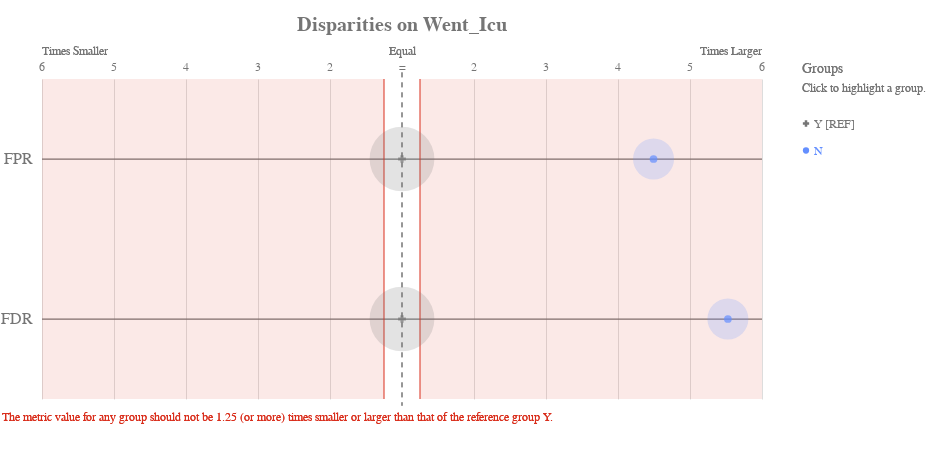

Notebook code cell kept with this figure:
### Markdown cell above
### Check for disparities in Race

### Code cell
ap.disparity(bdf, metrics, 'went_icu', fairness_threshold = disparity_tolerance)

### Figure 1 — Vega-Lite specification as saved in the notebook (floating-point values rounded to 4 significant figures)
{"config": {"view": {"continuousWidth": 400, "continuousHeight": 300, "strokeWidth": 0}, "axisLeft": {"labelColor": "rgb(117,117,117)", "labelFont": "Arial", "labelFontSize": 16}, "title": {"align": "center", "baseline": "middle", "color": "rgb(117,117,117)", "font": "Arial", "fontSize": 20, "fontWeight": "bold"}}, "layer": [{"data": {"name": "data-b99f23ab6ee1638b346826410c7886da"}, "mark": {"type": "rule", "stroke": "rgb(117,117,117)", "strokeWidth": 1.25, "tooltip": ""}, "encoding": {"x": {"type": "quantitative", "field": "x", "scale": {"domain": [-5, 5], "range": [40.0, 760.0]}}, "x2": {"field": "x2"}, "y": {"type": "nominal", "axis": {"domain": false, "labelAngle": 0, "labelPadding": -30, "orient": "left", "ticks": false, "title": ""}, "field": "metric", "scale": {"domain": ["FPR", "FDR"], "range": [40.0, 360.0]}}}}, {"data": {"name": "data-79dd248bdaa0ea02c535240e8ad022c8"}, "mark": {"type": "rule", "stroke": "rgb(117,117,117)", "strokeDash": [5, 5], "strokeWidth": 1}, "encoding": {"tooltip": {"value": "Y [REF]"}, "x": {"value": 400.0}, "y": {"value": 33.33}, "y2": {"value": 366.7}}}, {"data": {"name": "data-2d710c249995d4113e43f1b0602e5d1e"}, "mark": {"type": "text", "align": "center", "color": "rgb(117,117,117)", "font": "Arial", "fontSize": 12, "fontWeight": "normal", "tooltip": ""}, "encoding": {"text": {"type": "nominal", "field": "label"}, "x": {"type": "quantitative", "field": "value", "scale": {"domain": [-5, 5], "range": [40.0, 760.0]}}, "y": {"value": 28.0}}}, {"layer": [{"mark": {"type": "text", "align": "left", "fill": "rgb(117,117,117)", "font": "Arial", "fontSize": 12, "fontWeight": "normal", "tooltip": ""}, "encoding": {"text": {"value": "Times Smaller"}, "x": {"value": 40.0}, "y": {"value": 12.0}}}, {"mark": {"type": "text", "align": "right", "fill": "rgb(117,117,117)", "font": "Arial", "fontSize": 12, "fontWeight": "normal", "tooltip": ""}, "encoding": {"text": {"value": "Times Larger"}, "x": {"value": 760.0}, "y": {"value": 12.0}}}, {"mark": {"type": "text", "align": "center", "fill": "rgb(117,117,117)", "font": "Arial", "fontSize": 12, "fontWeight": "normal", "tooltip": ""}, "encoding": {"text": {"value": "Equal"}, "x": {"value": 400.0}, "y": {"value": 12.0}}}], "data": {"name": "data-79dd248bdaa0ea02c535240e8ad022c8"}}, {"layer": [{"mark": {"type": "rule", "opacity": 0.8, "stroke": "rgb(217, 46, 28)", "strokeWidth": 1.25, "tooltip": ""}, "encoding": {"x": {"type": "quantitative", "field": "min", "scale": {"domain": [-5, 5], "range": [40.0, 760.0]}}, "y": {"value": 40.0}, "y2": {"value": 360.0}}}, {"mark": {"type": "rule", "opacity": 0.8, "stroke": "rgb(217, 46, 28)", "strokeWidth": 1.25, "tooltip": ""}, "encoding": {"x": {"type": "quantitative", "field": "max", "scale": {"domain": [-5, 5], "range": [40.0, 760.0]}}, "y": {"value": 40.0}, "y2": {"value": 360.0}}}, {"layer": [{"mark": {"type": "rect", "fill": "rgb(217, 46, 28)", "opacity": 0.1, "tooltip": ""}, "encoding": {"x": {"type": "quantitative", "field": "min", "scale": {"domain": [-5, 5], "range": [40.0, 760.0]}}, "x2": {"field": "lower_end"}, "y": {"value": 40.0}, "y2": {"value": 360.0}}}, {"mark": {"type": "rect", "fill": "rgb(217, 46, 28)", "opacity": 0.1, "tooltip": ""}, "encoding": {"x": {"type": "quantitative", "field": "max", "scale": {"domain": [-5, 5], "range": [40.0, 760.0]}}, "x2": {"field": "upper_end"}, "y": {"value": 40.0}, "y2": {"value": 360.0}}}]}, {"data": {"name": "data-79dd248bdaa0ea02c535240e8ad022c8"}, "mark": {"type": "text", "align": "left", "baseline": "top", "fill": "rgb(217, 46, 28)", "font": "Arial", "fontSize": 12, "fontWeight": "normal", "tooltip": ""}, "encoding": {"text": {"value": "The metric value for any group should not be 1.25 (or more) times smaller or larger than that of the reference group Y."}, "x": {"value": 0}, "y": {"value": 373.3}}}], "data": {"name": "data-5410892836ee63ff73ffba8075fa2b3d"}}, {"layer": [{"mark": "circle"}, {"data": {"name": "data-e383c6c28bd182d976f02a21e423ca43"}, "mark": {"type": "circle", "opacity": 0.2}, "encoding": {"color": {"condition": {"type": "nominal", "field": "attribute_value", "legend": null, "scale": {"domain": ["Y", "N"], "range": ["rgb(117,117,117)", "rgb(100, 143, 255)", "rgb(254, 97, 0)", "rgb(220, 38, 127)", "rgb(255, 176, 0)", "rgb(120, 94, 240)"]}, "selection": "selector001"}, "value": "rgb(224,224,224)"}, "size": {"type": "quantitative", "field": "group_size", "legend": null, "scale": {"domain": [0, 332.4], "range": [0, 5027.0]}}, "tooltip": [{"type": "nominal", "field": "attribute_value", "title": "Group"}, {"type": "nominal", "field": "tooltip_group_size", "title": "Group Size"}, {"type": "nominal", "field": "tooltip_disparity_explanation_fpr", "title": "Disparity"}, {"type": "quantitative", "field": "fpr", "format": ".2f", "title": "FPR"}], "x": {"type": "quantitative", "axis": {"domain": false, "labels": false, "ticks": false, "title": null, "values": [1, 2, 3, 4, 5, -5, -4, -3, -2, -1]}, "field": "fpr_disparity_scaled", "scale": {"domain": [-5, 5], "range": [40.0, 760.0]}}, "y": {"type": "nominal", "axis": {"domain": false, "grid": false, "labels": false, "ticks": false, "title": " "}, "field": "metric_variable", "scale": {"domain": ["FPR", "FDR"], "range": [40.0, 360.0]}}}, "selection": {"selector003": {"type": "multi", "empty": "all", "fields": ["attribute_value"]}}, "transform": [{"calculate": "'FPR'", "as": "metric_variable"}]}, {"data": {"name": "data-e383c6c28bd182d976f02a21e423ca43"}, "mark": {"type": "circle", "opacity": 0.2}, "encoding": {"color": {"condition": {"type": "nominal", "field": "attribute_value", "legend": null, "scale": {"domain": ["Y", "N"], "range": ["rgb(117,117,117)", "rgb(100, 143, 255)", "rgb(254, 97, 0)", "rgb(220, 38, 127)", "rgb(255, 176, 0)", "rgb(120, 94, 240)"]}, "selection": "selector001"}, "value": "rgb(224,224,224)"}, "size": {"type": "quantitative", "field": "group_size", "legend": null, "scale": {"domain": [0, 332.4], "range": [0, 5027.0]}}, "tooltip": [{"type": "nominal", "field": "attribute_value", "title": "Group"}, {"type": "nominal", "field": "tooltip_group_size", "title": "Group Size"}, {"type": "nominal", "field": "tooltip_disparity_explanation_fdr", "title": "Disparity"}, {"type": "quantitative", "field": "fdr", "format": ".2f", "title": "FDR"}], "x": {"type": "quantitative", "axis": {"domain": false, "labels": false, "ticks": false, "title": null, "values": [1, 2, 3, 4, 5, -5, -4, -3, -2, -1]}, "field": "fdr_disparity_scaled", "scale": {"domain": [-5, 5], "range": [40.0, 760.0]}}, "y": {"type": "nominal", "axis": {"domain": false, "grid": false, "labels": false, "ticks": false, "title": " "}, "field": "metric_variable", "scale": {"domain": ["FPR", "FDR"], "range": [40.0, 360.0]}}}, "selection": {"selector005": {"type": "multi", "empty": "all", "fields": ["attribute_value"]}}, "transform": [{"calculate": "'FDR'", "as": "metric_variable"}]}, {"layer": [{"mark": "point"}, {"data": {"name": "data-e383c6c28bd182d976f02a21e423ca43"}, "mark": {"type": "point", "filled": true, "size": 60}, "encoding": {"color": {"condition": {"type": "nominal", "field": "attribute_value", "legend": null, "scale": {"domain": ["Y", "N"], "range": ["rgb(117,117,117)", "rgb(100, 143, 255)", "rgb(254, 97, 0)", "rgb(220, 38, 127)", "rgb(255, 176, 0)", "rgb(120, 94, 240)"]}, "selection": "selector001"}, "value": "rgb(224,224,224)"}, "shape": {"type": "nominal", "field": "attribute_value", "legend": null, "scale": {"domain": ["Y", "N"], "range": ["cross", "circle"]}}, "tooltip": [{"type": "nominal", "field": "attribute_value", "title": "Group"}, {"type": "nominal", "field": "tooltip_group_size", "title": "Group Size"}, {"type": "nominal", "field": "tooltip_disparity_explanation_fpr", "title": "Disparity"}, {"type": "quantitative", "field": "fpr", "format": ".2f", "title": "FPR"}], "x": {"type": "quantitative", "axis": {"domain": false, "labels": false, "ticks": false, "title": null, "values": [1, 2, 3, 4, 5, -5, -4, -3, -2, -1]}, "field": "fpr_disparity_scaled", "scale": {"domain": [-5, 5], "range": [40.0, 760.0]}}, "y": {"type": "nominal", "axis": {"domain": false, "grid": false, "labels": false, "ticks": false, "title": " "}, "field": "metric_variable", "scale": {"domain": ["FPR", "FDR"], "range": [40.0, 360.0]}}}, "selection": {"selector002": {"type": "multi", "empty": "all", "fields": ["attribute_value"]}}, "transform": [{"calculate": "'FPR'", "as": "metric_variable"}]}, {"data": {"name": "data-e383c6c28bd182d976f02a21e423ca43"}, "mark": {"type": "point", "filled": true, "size": 60}, "encoding": {"color": {"condition": {"type": "nominal", "field": "attribute_value", "legend": null, "scale": {"domain": ["Y", "N"], "range": ["rgb(117,117,117)", "rgb(100, 143, 255)", "rgb(254, 97, 0)", "rgb(220, 38, 127)", "rgb(255, 176, 0)", "rgb(120, 94, 240)"]}, "selection": "selector001"}, "value": "rgb(224,224,224)"}, "shape": {"type": "nominal", "field": "attribute_value", "legend": null, "scale": {"domain": ["Y", "N"], "range": ["cross", "circle"]}}, "tooltip": [{"type": "nominal", "field": "attribute_value", "title": "Group"}, {"type": "nominal", "field": "tooltip_group_size", "title": "Group Size"}, {"type": "nominal", "field": "tooltip_disparity_explanation_fdr", "title": "Disparity"}, {"type": "quantitative", "field": "fdr", "format": ".2f", "title": "FDR"}], "x": {"type": "quantitative", "axis": {"domain": false, "labels": false, "ticks": false, "title": null, "values": [1, 2, 3, 4, 5, -5, -4, -3, -2, -1]}, "field": "fdr_disparity_scaled", "scale": {"domain": [-5, 5], "range": [40.0, 760.0]}}, "y": {"type": "nominal", "axis": {"domain": false, "grid": false, "labels": false, "ticks": false, "title": " "}, "field": "metric_variable", "scale": {"domain": ["FPR", "FDR"], "range": [40.0, 360.0]}}}, "selection": {"selector004": {"type": "multi", "empty": "all", "fields": ["attribute_value"]}}, "transform": [{"calculate": "'FDR'", "as": "metric_variable"}]}]}]}, {"layer": [{"mark": {"type": "point", "filled": true, "opacity": 1, "size": 39.48}, "encoding": {"color": {"condition": {"type": "nominal", "field": "attribute_value", "legend": null, "scale": {"domain": ["Y", "N"], "range": ["rgb(117,117,117)", "rgb(100, 143, 255)", "rgb(254, 97, 0)", "rgb(220, 38, 127)", "rgb(255, 176, 0)", "rgb(120, 94, 240)"]}, "selection": "selector001"}, "value": "rgb(224,224,224)"}, "shape": {"type": "nominal", "field": "attribute_value", "legend": null, "scale": {"domain": ["Y", "N"], "range": ["cross", "circle"]}}, "x": {"value": 804}, "y": {"type": "nominal", "axis": {"domain": false, "grid": false, "labels": false, "ticks": false, "title": " "}, "field": "attribute_value", "scale": {"domain": ["Y", "N"], "range": [71, 125]}}}, "selection": {"selector001": {"type": "multi", "empty": "all", "fields": ["attribute_value"]}}}, {"mark": {"type": "text", "align": "left", "baseline": "middle", "font": "Arial", "fontSize": 12, "fontWeight": "normal"}, "encoding": {"color": {"condition": {"type": "nominal", "field": "attribute_value", "legend": null, "scale": {"domain": ["Y", "N"], "range": ["rgb(117,117,117)", "rgb(100, 143, 255)", "rgb(254, 97, 0)", "rgb(220, 38, 127)", "rgb(255, 176, 0)", "rgb(120, 94, 240)"]}, "selection": "selector001"}, "value": "rgb(224,224,224)"}, "text": {"type": "nominal", "field": "label"}, "x": {"value": 812}, "y": {"type": "nominal", "axis": {"domain": false, "grid": false, "labels": false, "ticks": false, "title": " "}, "field": "attribute_value", "scale": {"domain": ["Y", "N"], "range": [71, 125]}}}, "selection": {"selector006": {"type": "multi", "empty": "all", "fields": ["attribute_value"]}}}, {"data": {"name": "data-79dd248bdaa0ea02c535240e8ad022c8"}, "mark": {"type": "text", "align": "left", "baseline": "middle", "color": "rgb(117,117,117)", "font": "Arial", "fontSize": 12, "fontWeight": "normal"}, "encoding": {"text": {"value": "Click to highlight a group."}, "x": {"value": 800}, "y": {"value": 49}}}, {"data": {"name": "data-79dd248bdaa0ea02c535240e8ad022c8"}, "mark": {"type": "text", "align": "left", "baseline": "middle", "color": "rgb(117,117,117)", "font": "Arial", "fontSize": 14, "fontWeight": "normal"}, "encoding": {"text": {"value": "Groups"}, "x": {"value": 800}, "y": {"value": 30}}}], "data": {"name": "data-2c99ac98d7e0b3ded14faec968e4739b"}}], "height": 400, "padding": {"top": 15, "bottom": 10}, "resolve": {"scale": {"size": "independent", "y": "independent"}}, "title": "Disparities on Went_Icu", "width": 800, "$schema": "https://vega.github.io/schema/vega-lite/v4.8.1.json", "datasets": {"data-b99f23ab6ee1638b346826410c7886da": [{"metric": "FPR", "x": -5, "x2": 5}, {"metric": "FDR", "x": -5, "x2": 5}], "data-79dd248bdaa0ea02c535240e8ad022c8": [{"a": 1, "b": 0}, {"a": 1, "b": 0}], "data-2d710c249995d4113e43f1b0602e5d1e": [{"value": 1, "label": 2}, {"value": 2, "label": 3}, {"value": 3, "label": 4}, {"value": 4, "label": 5}, {"value": 5, "label": 6}, {"value": -5, "label": 6}, {"value": -4, "label": 5}, {"value": -3, "label": 4}, {"value": -2, "label": 3}, {"value": -1, "label": 2}, {"value": 0, "label": "="}], "data-5410892836ee63ff73ffba8075fa2b3d": [{"min": -0.25, "max": 0.25, "lower_end": -5, "upper_end": 5}], "data-e383c6c28bd182d976f02a21e423ca43": [{"attribute_name": "went_icu", "attribute_value": "N", "group_size": 111, "total_entities": 866, "fpr": 0.05195, "fdr": 0.1053, "fpr_disparity": 4.494, "fdr_disparity": 5.526, "fpr_disparity_scaled": 3.494, "fdr_disparity_scaled": 4.526, "tooltip_group_size": "111 (12.82%)", "tooltip_disparity_explanation_fpr": "4.49 times larger FPR than the reference group", "tooltip_disparity_explanation_fdr": "5.53 times larger FDR than the reference group"}, {"attribute_name": "went_icu", "attribute_value": "Y", "group_size": 277, "total_entities": 866, "fpr": 0.01156, "fdr": 0.01905, "fpr_disparity": 1.0, "fdr_disparity": 1.0, "fpr_disparity_scaled": 0.0, "fdr_disparity_scaled": 0.0, "tooltip_group_size": "277 (31.99%)", "tooltip_disparity_explanation_fpr": "Reference group", "tooltip_disparity_explanation_fdr": "Reference group"}], "data-2c99ac98d7e0b3ded14faec968e4739b": [{"attribute_value": "Y", "label": "Y [REF]"}, {"attribute_value": "N", "label": "N"}]}}
